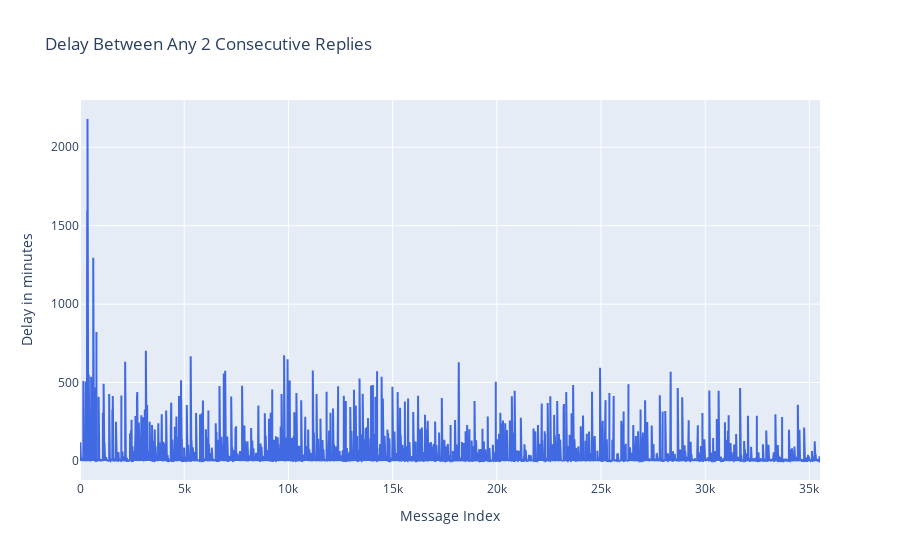

Notebook source saved alongside this figure:
### Code cell
figure1 = graph.Figure(data = graph.Scatter(y = frame['Delay'],
                                            line = dict(color = 'royalblue', width = 2)))
figure1.update_layout(title = 'Delay Between Any 2 Consecutive Replies',
                   xaxis_title = 'Message Index',
                   yaxis_title = 'Delay in minutes',)
figure1.show()

### Figure 1 — Plotly figure (JSON) as saved in the notebook; plotly's stock layout.template omitted (floating-point values rounded to 4 significant figures; data arrays with more than 128 entries replaced by an {"elided": "..."} marker saying what was removed)
{"data": [{"line": {"color": "royalblue", "width": 2}, "type": "scatter", "y": {"elided": "35509 int values"}}], "layout": {"title": {"text": "Delay Between Any 2 Consecutive Replies"}, "xaxis": {"title": {"text": "Message Index"}}, "yaxis": {"title": {"text": "Delay in minutes"}}}}
